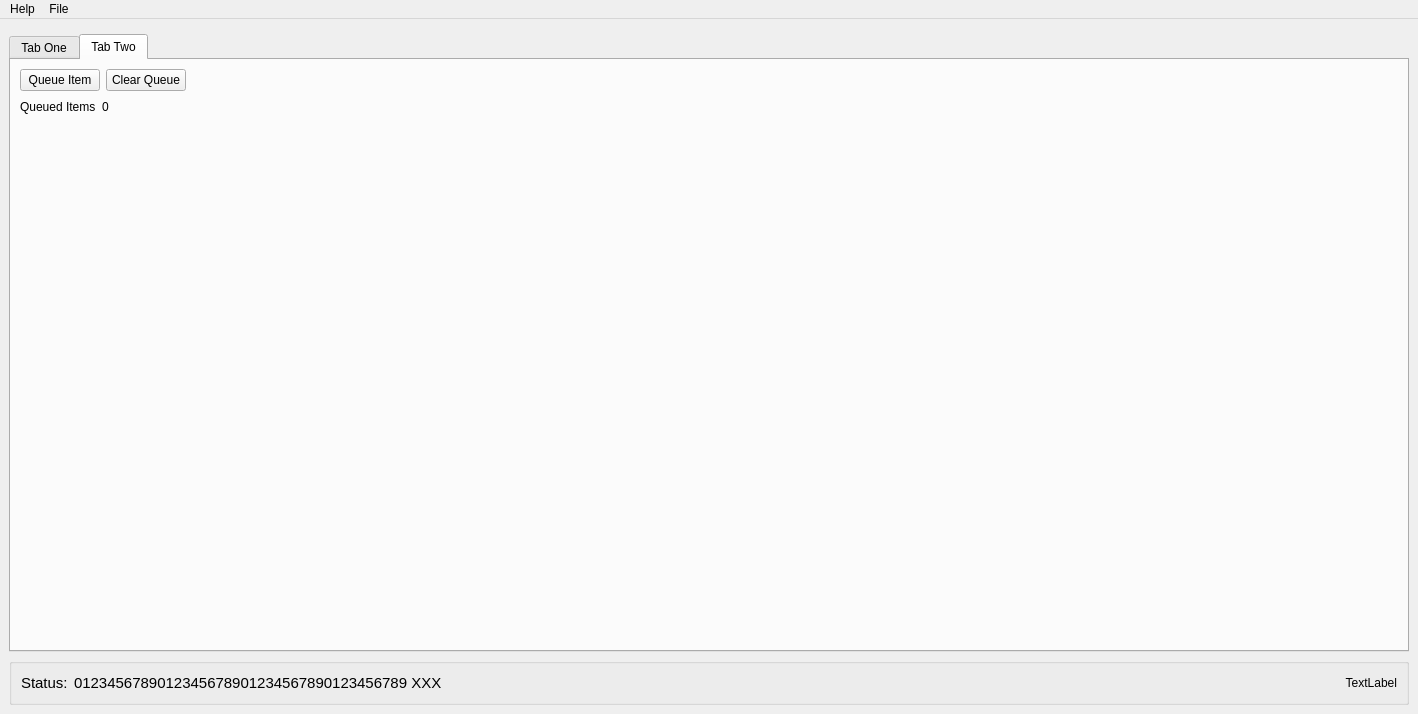
<?xml version="1.0" encoding="UTF-8"?>
<ui version="4.0">
 <class>MainWindow</class>
 <widget class="QMainWindow" name="MainWindow">
  <property name="geometry">
   <rect>
    <x>0</x>
    <y>0</y>
    <width>1418</width>
    <height>714</height>
   </rect>
  </property>
  <property name="windowTitle">
   <string>MainWindow</string>
  </property>
  <widget class="QWidget" name="centralwidget">
   <layout class="QVBoxLayout" name="verticalLayout_2">
    <item>
     <layout class="QVBoxLayout" name="verticalLayout_base">
      <property name="spacing">
       <number>0</number>
      </property>
      <property name="sizeConstraint">
       <enum>QLayout::SetDefaultConstraint</enum>
      </property>
      <item>
       <layout class="QHBoxLayout" name="horizontalLayout_bottom">
        <property name="spacing">
         <number>6</number>
        </property>
        <property name="topMargin">
         <number>6</number>
        </property>
        <item>
         <widget class="QTabWidget" name="tabWidget">
          <property name="currentIndex">
           <number>1</number>
          </property>
          <widget class="QWidget" name="tab_1">
           <attribute name="title">
            <string>Tab One</string>
           </attribute>
           <layout class="QVBoxLayout" name="verticalLayout_3">
            <item>
             <layout class="QVBoxLayout" name="verticalLayout">
              <item>
               <widget class="QGraphicsView" name="graphicsView"/>
              </item>
              <item>
               <widget class="QGroupBox" name="groupBox_example">
                <property name="title">
                 <string>GroupBox</string>
                </property>
                <layout class="QGridLayout" name="gridLayout_3">
                 <item row="0" column="0">
                  <layout class="QGridLayout" name="gridLayout_2">
                   <item row="0" column="0">
                    <widget class="QLabel" name="label_1">
                     <property name="text">
                      <string>X Pixel:</string>
                     </property>
                    </widget>
                   </item>
                   <item row="0" column="3">
                    <widget class="QLabel" name="label_pixel_y">
                     <property name="minimumSize">
                      <size>
                       <width>100</width>
                       <height>20</height>
                      </size>
                     </property>
                     <property name="text">
                      <string/>
                     </property>
                    </widget>
                   </item>
                   <item row="0" column="2">
                    <widget class="QLabel" name="label_2">
                     <property name="text">
                      <string>Y Pixel:</string>
                     </property>
                    </widget>
                   </item>
                   <item row="0" column="1">
                    <widget class="QLabel" name="label_pixel_x">
                     <property name="minimumSize">
                      <size>
                       <width>100</width>
                       <height>20</height>
                      </size>
                     </property>
                     <property name="text">
                      <string/>
                     </property>
                    </widget>
                   </item>
                   <item row="0" column="4">
                    <spacer name="horizontalSpacer">
                     <property name="orientation">
                      <enum>Qt::Horizontal</enum>
                     </property>
                     <property name="sizeHint" stdset="0">
                      <size>
                       <width>40</width>
                       <height>20</height>
                      </size>
                     </property>
                    </spacer>
                   </item>
                  </layout>
                 </item>
                </layout>
               </widget>
              </item>
             </layout>
            </item>
           </layout>
          </widget>
          <widget class="QWidget" name="tab_2">
           <attribute name="title">
            <string>Tab Two</string>
           </attribute>
           <layout class="QVBoxLayout" name="verticalLayout_5">
            <item>
             <layout class="QVBoxLayout" name="verticalLayout_4">
              <item>
               <layout class="QGridLayout" name="gridLayout">
                <item row="0" column="1">
                 <widget class="QPushButton" name="pushButton_2">
                  <property name="text">
                   <string>Clear Queue</string>
                  </property>
                 </widget>
                </item>
                <item row="0" column="0">
                 <widget class="QPushButton" name="pushButton_1">
                  <property name="text">
                   <string>Queue Item</string>
                  </property>
                 </widget>
                </item>
                <item row="0" column="2">
                 <spacer name="horizontalSpacer_3">
                  <property name="orientation">
                   <enum>Qt::Horizontal</enum>
                  </property>
                  <property name="sizeHint" stdset="0">
                   <size>
                    <width>40</width>
                    <height>20</height>
                   </size>
                  </property>
                 </spacer>
                </item>
               </layout>
              </item>
             </layout>
            </item>
            <item>
             <layout class="QGridLayout" name="gridLayout_4">
              <item row="0" column="0">
               <widget class="QLabel" name="label">
                <property name="text">
                 <string>Queued Items</string>
                </property>
               </widget>
              </item>
              <item row="1" column="0">
               <spacer name="verticalSpacer">
                <property name="orientation">
                 <enum>Qt::Vertical</enum>
                </property>
                <property name="sizeHint" stdset="0">
                 <size>
                  <width>20</width>
                  <height>40</height>
                 </size>
                </property>
               </spacer>
              </item>
              <item row="0" column="1">
               <widget class="QLabel" name="label_queue_size">
                <property name="minimumSize">
                 <size>
                  <width>100</width>
                  <height>20</height>
                 </size>
                </property>
                <property name="text">
                 <string>0</string>
                </property>
               </widget>
              </item>
              <item row="0" column="2">
               <spacer name="horizontalSpacer_2">
                <property name="orientation">
                 <enum>Qt::Horizontal</enum>
                </property>
                <property name="sizeHint" stdset="0">
                 <size>
                  <width>40</width>
                  <height>20</height>
                 </size>
                </property>
               </spacer>
              </item>
             </layout>
            </item>
           </layout>
          </widget>
         </widget>
        </item>
       </layout>
      </item>
      <item>
       <layout class="QHBoxLayout" name="horizontalLayout">
        <property name="topMargin">
         <number>6</number>
        </property>
        <item>
         <widget class="QGroupBox" name="groupBox_statusBar">
          <property name="title">
           <string/>
          </property>
          <layout class="QGridLayout" name="gridLayout_15">
           <item row="0" column="0">
            <layout class="QGridLayout" name="gridLayout_14">
             <item row="0" column="9">
              <widget class="QLabel" name="label_system_time">
               <property name="minimumSize">
                <size>
                 <width>250</width>
                 <height>0</height>
                </size>
               </property>
               <property name="maximumSize">
                <size>
                 <width>250</width>
                 <height>16777215</height>
                </size>
               </property>
               <property name="text">
                <string>TextLabel</string>
               </property>
               <property name="alignment">
                <set>Qt::AlignRight|Qt::AlignTrailing|Qt::AlignVCenter</set>
               </property>
              </widget>
             </item>
             <item row="0" column="8">
              <spacer name="horizontalSpacer_5">
               <property name="orientation">
                <enum>Qt::Horizontal</enum>
               </property>
               <property name="sizeHint" stdset="0">
                <size>
                 <width>40</width>
                 <height>20</height>
                </size>
               </property>
              </spacer>
             </item>
             <item row="0" column="0">
              <widget class="QLabel" name="label_4">
               <property name="font">
                <font>
                 <pointsize>11</pointsize>
                </font>
               </property>
               <property name="text">
                <string>Status:</string>
               </property>
              </widget>
             </item>
             <item row="0" column="1">
              <widget class="QLabel" name="label_status_msg">
               <property name="minimumSize">
                <size>
                 <width>420</width>
                 <height>0</height>
                </size>
               </property>
               <property name="maximumSize">
                <size>
                 <width>420</width>
                 <height>16777215</height>
                </size>
               </property>
               <property name="font">
                <font>
                 <pointsize>11</pointsize>
                </font>
               </property>
               <property name="text">
                <string>0123456789012345678901234567890123456789 XXX </string>
               </property>
              </widget>
             </item>
            </layout>
           </item>
          </layout>
         </widget>
        </item>
       </layout>
      </item>
     </layout>
    </item>
   </layout>
  </widget>
  <widget class="QMenuBar" name="menubar">
   <property name="geometry">
    <rect>
     <x>0</x>
     <y>0</y>
     <width>1418</width>
     <height>20</height>
    </rect>
   </property>
   <widget class="QMenu" name="menuHelp">
    <property name="title">
     <string>Help</string>
    </property>
    <widget class="QMenu" name="menuDebugging">
     <property name="title">
      <string>Debugging</string>
     </property>
     <addaction name="action_pv_list"/>
     <addaction name="action_var_list"/>
    </widget>
    <addaction name="action_about"/>
    <addaction name="menuDebugging"/>
   </widget>
   <widget class="QMenu" name="menuSetup">
    <property name="title">
     <string>File</string>
    </property>
   </widget>
   <addaction name="menuHelp"/>
   <addaction name="menuSetup"/>
  </widget>
  <action name="action_about">
   <property name="text">
    <string>About</string>
   </property>
  </action>
  <action name="action_pv_list">
   <property name="text">
    <string>PV List</string>
   </property>
  </action>
  <action name="action_var_list">
   <property name="text">
    <string>VAR List</string>
   </property>
  </action>
  <action name="action_toggle_viewport">
   <property name="text">
    <string>Toggle View Port Frame</string>
   </property>
  </action>
  <action name="action_toggle_label_frames">
   <property name="text">
    <string>Toggle Label Frames</string>
   </property>
  </action>
  <action name="action_toggle_click_regions">
   <property name="text">
    <string>Toggle Click Regions</string>
   </property>
  </action>
  <action name="action_random_lines_draw">
   <property name="text">
    <string>Random Lines Draw</string>
   </property>
  </action>
  <action name="action_random_lines_erase">
   <property name="text">
    <string>Random Lines Erase</string>
   </property>
  </action>
  <action name="action_beam_render_test">
   <property name="text">
    <string>Beam Render Test</string>
   </property>
  </action>
  <action name="action_beam_erase">
   <property name="text">
    <string>Beam Erase</string>
   </property>
  </action>
  <action name="action_monitor_callbacks">
   <property name="text">
    <string>Monitor Callbacks</string>
   </property>
  </action>
  <action name="action_config">
   <property name="text">
    <string>Configuration</string>
   </property>
  </action>
  <action name="action_camera_positioner_test">
   <property name="text">
    <string>Camera Positioner Test</string>
   </property>
  </action>
  <action name="action_camera_positioner_erase">
   <property name="text">
    <string>Camera Positioner Erase</string>
   </property>
  </action>
  <action name="action_camera_positioner_ping">
   <property name="text">
    <string>Camera Positioner Ping</string>
   </property>
  </action>
  <action name="action_beam_ping">
   <property name="text">
    <string>Beam Ping</string>
   </property>
  </action>
  <action name="action_optics_table_ping">
   <property name="text">
    <string>Optics Table Ping</string>
   </property>
  </action>
 </widget>
 <resources/>
 <connections/>
</ui>
